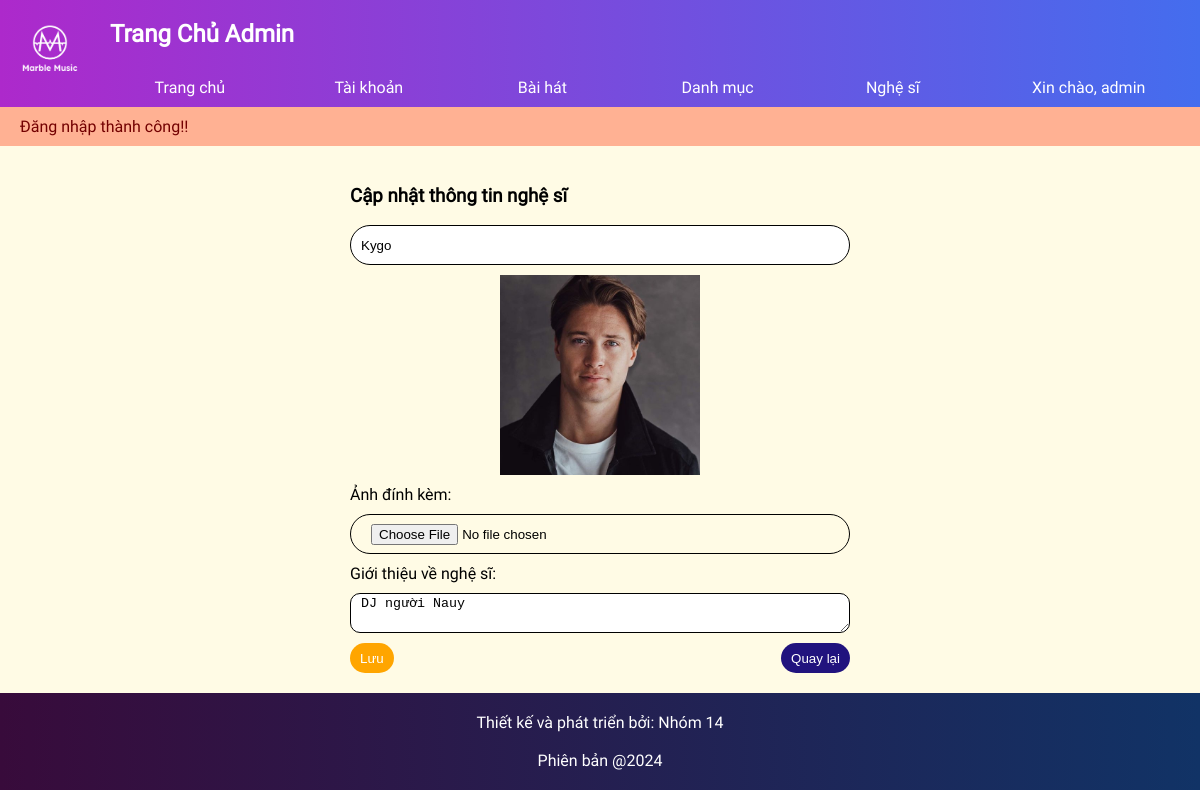
The page /public/admin/artists/edit/9 (signed in) on the database its author committed.
### tables this page shows
CREATE TABLE `artists` (
  `id` int(11) NOT NULL,
  `name` varchar(50) NOT NULL,
  `bio` text NOT NULL,
  `user_id` int(11) NOT NULL,
  `image` varchar(1024) NOT NULL
);

### app/core/functions.php (called while the page is built, shortened)
<?php
function db_connect()
{
    $string = DBDRIVER.":hostname=".DBHOST.";dbname=".DBNAME;
    $con = new PDO($string, DBUSER, DBPASS);
    return $con;
}
function db_query_one($query, $data = array())
{
    $con = db_connect();
    $stm = $con->prepare($query);
    if($stm)
    {
        $check = $stm->execute($data);
        if($check)
        {
            $result = $stm->fetchAll(PDO::FETCH_ASSOC);
            if(is_array($result) && count($result) > 0)
            {
                return $result[0];
            }
        }
    }
    return false;
}
function set_value($key, $default = '')
{
    if(!empty($_POST[$key]))
    {
        return $_POST[$key];
    }
    else
    {
        return $default;
    }
    return '';
}

### app/pages/admin/artists.php (the view, shortened to what this page needs)
<?php
	if($action == 'add')
	{
		if($_SERVER['REQUEST_METHOD'] == "POST")
		{
			$errors = [];
			if(empty($_POST['name']))
			{
				$errors['name'] = "Bắt buộc có tên nghệ sĩ";
			}else
			if(!preg_match("/^[\p{L}\s]+$/u", $_POST['name'])){
				$errors['name'] = "Tên nghệ sĩ chỉ chứa ký tự & dấu cách";
			}
			if(!empty($_FILES['image']['name']))
			{
				$folder = "uploads/";
				if(!file_exists($folder))
				{
					mkdir($folder,0777,true);
					file_put_contents($folder."index.php", "");
				}
				$allowed = ['image/jpeg','image/png', 'image/jpg'];
				if($_FILES['image']['error'] == 0 && in_array($_FILES['image']['type'], $allowed))
				{
					$destination = $folder. $_FILES['image']['name'];
					move_uploaded_file($_FILES['image']['tmp_name'], $destination);
				}else{
					$errors['name'] = "Ảnh không hợp lệ. Những định dạng ảnh được chấp nhận: ". implode(",", $allowed);
				}
			}else{
				$errors['name'] = "Bắt buộc có ảnh";
			}
			if(empty($errors))
			{
				$values = [];
				$values['name'] = trim($_POST['name']);
				$values['bio'] = trim($_POST['bio']);
				$values['image'] 	= $destination;
				$values['user_id'] 	= user('id');
				$query = "insert into artists (name,image,user_id,bio) values (:name,:image,:user_id,:bio)";
				db_query($query,$values);
				message("Tạo thông tin nghệ sĩ thành công");
				redirect('admin/artists');
			}
		}
	}else
	if($action == 'edit')
	{
		$query = "select * from artists where id = :id limit 1";
  		$row = db_query_one($query,['id'=>$id]);
	}
?>
	<section class="admin-content" style="min-height: 200px;">
  		<?php if($action == 'add'):?>
  			<div style="max-width: 500px;margin: auto;">
	  			<form method="post" enctype="multipart/form-data">
	  				<h3>Thêm thông tin nghệ sĩ</h3>
	  				<input class="form-control my-1" value="<?=set_value('name')?>" type="text" name="name" placeholder="Tên nghệ sĩ">
	  				<?php if(!empty($errors['name'])):?>
	  					<small class="error"><?=$errors['name']?></small>
	  				<?php endif;?>
 					<label>Ảnh đính kèm:</label>
					<div class="form-control my-1">
						<input type="file" name="image" style="margin-left: 10px">
					</div>
	  				<label>Giới thiệu về nghệ sĩ:</label>
	  				<textarea rows="10" class="form-control my-1" name="bio"><?=set_value('bio')?></textarea>
	  				<?php if(!empty($errors['image'])):?>
	  					<small class="error"><?=$errors['image']?></small>
	  				<?php endif;?>
	  				<button class="btn bg-orange">Lưu</button>
	  				<a href="<?=ROOT?>/admin/artists">
	  					<button type="button" class="float-end btn">Quay lại</button>
	  				</a>
	  			</form>
	  		</div>
  		<?php elseif($action == 'edit'):?>
  			<div style="max-width: 500px;margin: auto;">
	  			<form method="post" enctype="multipart/form-data">
	  				<h3>Cập nhật thông tin nghệ sĩ</h3>
	  				<?php if(!empty($row)):?>
	  				<input class="form-control my-1" value="<?=set_value('name',$row['name'])?>" type="text" name="name" placeholder="Tên nghệ sĩ">
	  				<div style="display: flex; justify-content: center">
						<img src="<?=ROOT?>/<?=$row['image']?>" style="width:200px;height: 200px;object-fit: cover;">
					</div>
	  				<div class="my-1">Ảnh đính kèm:</div>
	  				<div class="form-control my-1">
						<input type="file" name="image" style="margin-left: 10px">
					</div>
	  				<label>Giới thiệu về nghệ sĩ:</label>
	  				<textarea rows="10" class="form-control my-1" name="bio" style="border-radius: 10px"><?=set_value('bio',$row['bio'])?></textarea>
	  				<button class="btn bg-orange">Lưu</button>
	  				<a href="<?=ROOT?>/admin/artists">
	  					<button type="button" class="float-end btn">Quay lại</button>
	  				</a>
	  				<?php endif;?>
	  			</form>
	  		</div>
  		<?php endif;?>
	</section>

### public/assets/css/style.css (style rules this page uses)
* { box-sizing: border-box; }
body a { text-decoration: none; }
.float-end { float: right; }
.form-control { width: 100%; border-radius: 50px; height: 40px; padding-left: 10px; border: 1px solid #000; display: flex; align-items: center; }
.btn { border: none; padding: 0px 10px; border-radius: 50px; color: white; background-color: #21137e; cursor: pointer; height: 30px; }
.bg-orange { background-color: orange; color: white; }
.my-1 { margin-top: 10px; margin-bottom: 10px; }
.admin-content { padding: 20px; background-color: #fffbe5; }

### rows shown on the page
artists: name "Kygo", image (picture), bio "DJ người Nauy"

### other values the page prints
user('username') "admin"
message('', true) "Đăng nhập thành công!!"
